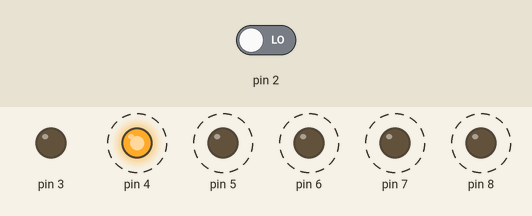
The sketch below on a simulated Arduino Uno, built with avr-gcc and run on an emulated ATmega328P. Shown: output pins drawn as LEDs (lit = HIGH). Dashed ring = blinking. The inputs (shaded band) are chosen by the test bench; at power-on: pin 2 LOW.

Above: at 2.85 s.
2.9 s: pin 2 driven HIGH
At 3.3 s:
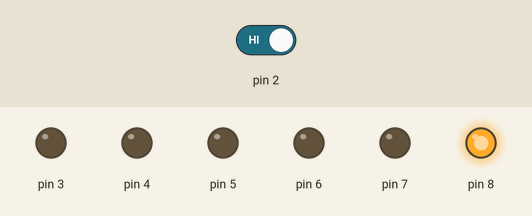
At 3.9 s:
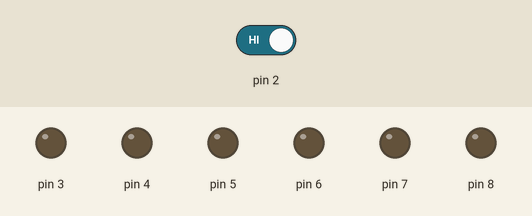
6.4 s: pin 2 driven LOW
At 8.25 s:
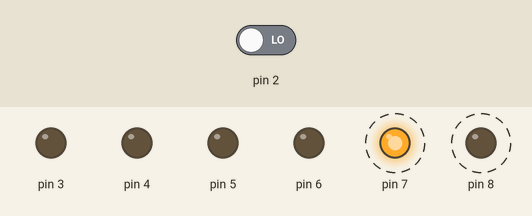
Timing chart, 0 to 16.5 s (numbered marks = the images above; inputs shaded):
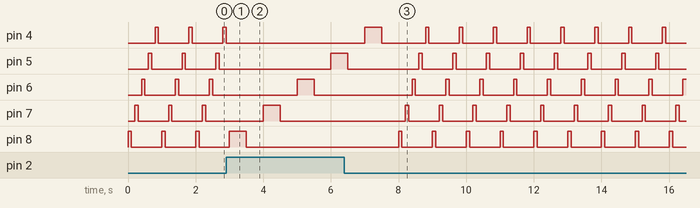

Measured:
- after the input at 2.9 s, pin 4: goes on until 2.9 s, then stays LOW
- after the input at 6.4 s, pin 6: alternates HIGH for 0.10 s and LOW for 0.90 s, starting after 2.0 s; pin 7: alternates HIGH for 0.10 s and LOW for 0.90 s, starting after 1.8 s; pin 8: alternates HIGH for 0.10 s and LOW for 0.90 s, starting after 1.7 s
- by itself, pin 4: alternates HIGH for 0.10 s and LOW for 0.90 s
- by itself, pin 5: repeats every 1.0 s: HIGH 0.10 s, LOW 0.90 s

The sketch:

SIK_Button_Cylon.ino
```cpp
void setup()
{
//pins 13 through 8 as outputs
 pinMode(8, OUTPUT);
 pinMode(7, OUTPUT);
 pinMode(6, OUTPUT);
 pinMode(5, OUTPUT);
 pinMode(4, OUTPUT);
 pinMode(3, OUTPUT);
//pin 2 set as input (button)
 pinMode(2,INPUT);
}

void loop()
{
 boolean buttonState = digitalRead(2);

 //if button state is high, do a slow cylon
 if(buttonState == 1)
  {
	//for loop that cycles the on and off of LEDs 3 through 8
   for(int i= 8; i>=4; i--)
   {
    digitalWrite(i,HIGH);
    delay(500);
    digitalWrite(i,LOW);
    delay(500);
   }
}
//else, if button state is low, do a fast cylon
 else
 {
 	//for loop that cycles the on and off of LEDs 3 through 8
    for(int i= 8; i>=4; i--)
   {
    digitalWrite(i,HIGH);
    delay(100);
    digitalWrite(i,LOW);
    delay(100);
   }
 }
}
```
